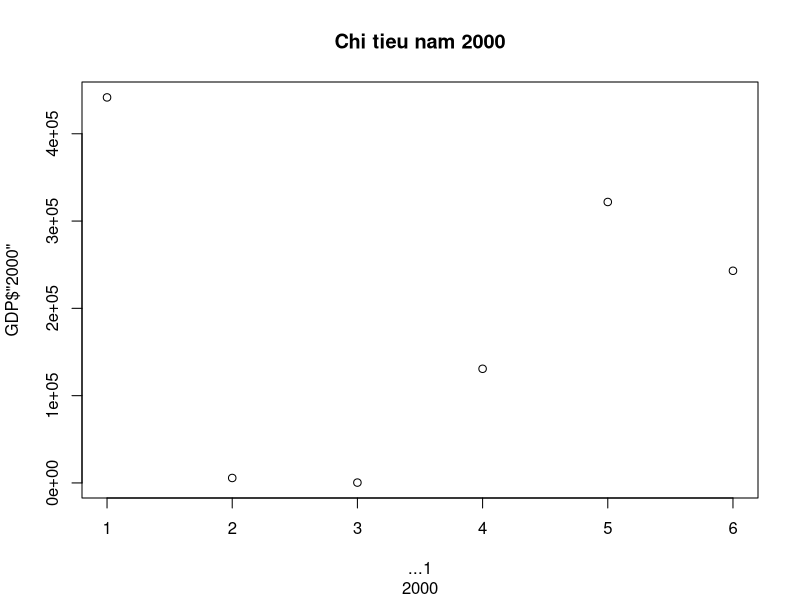
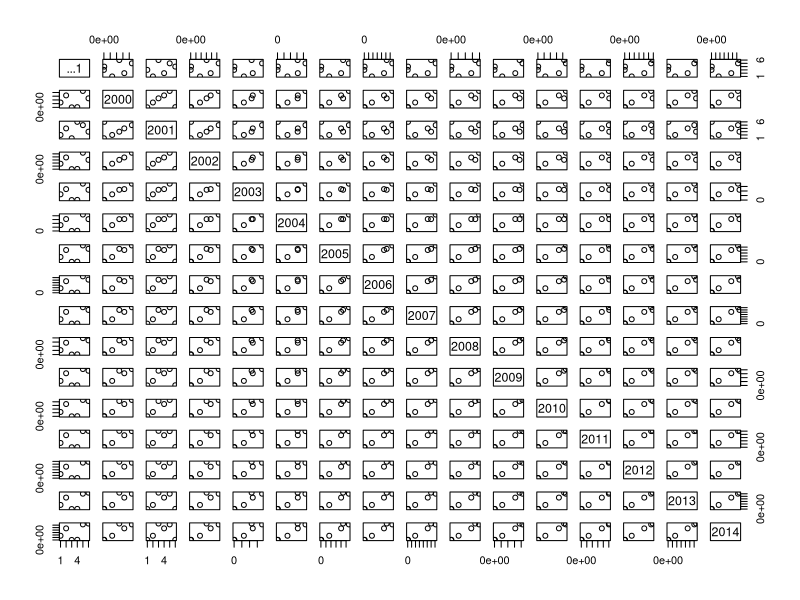
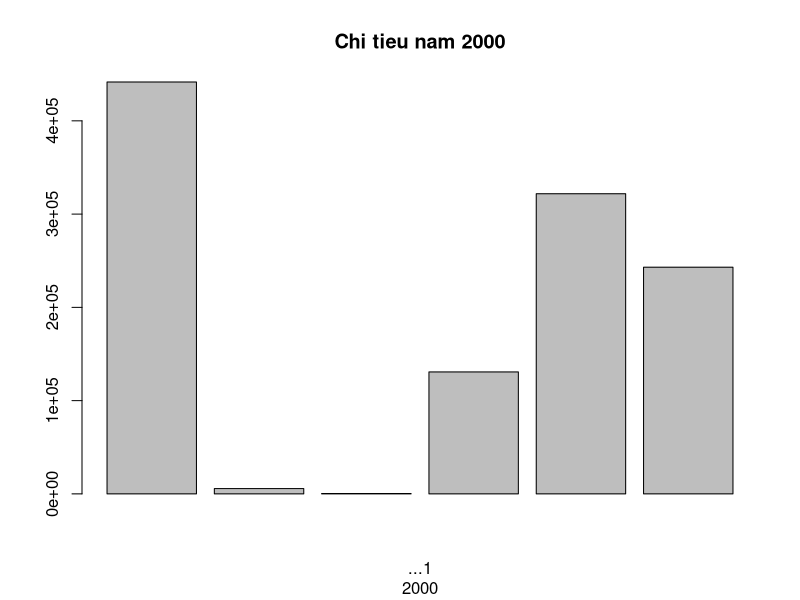

Source code (R) for these figures, in order: (Note: this script raises an error after producing the figures.)
install.packages("readxl")
install.packages("dplyr")
install.packages("ggplot2")

library(readxl)
library(dplyr)
library("ggplot2")


setwd("D:\\R_Project\\Do_An_NNLT_R")

#đọc dữ liệu 
GDP <- read_excel("GDP_VN.xlsx", sheet = 1)

GDP

#hiển thị số dòng số côt 
dim(GDP)

#hiển thị tên các cột (biến) của dữ liệu 
names(GDP)

#hiển thị tên các cột (biến) và các thông tin đi kèm 
str(GDP)

#hiển thị tập dữ liệu 
GDP

plot(x = GDP$"2000",
     xlab = colnames(GDP),
     main = "Chi tieu nam 2000"
)

plot(GDP)

barplot(GDP$"2000",
        main = "Chi tieu nam 2000",
        xlab = colnames(GDP), horiz = FALSE
)

barplot(GDP)
